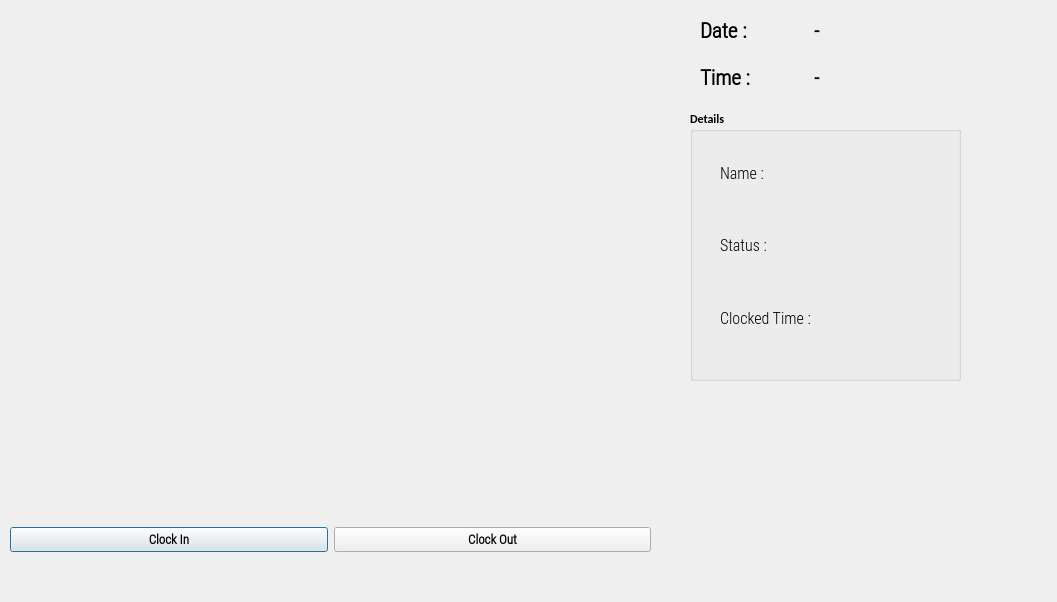
<?xml version="1.0" encoding="UTF-8"?>
<ui version="4.0">
 <class>OutputDialog</class>
 <widget class="QDialog" name="OutputDialog">
  <property name="geometry">
   <rect>
    <x>0</x>
    <y>0</y>
    <width>1057</width>
    <height>602</height>
   </rect>
  </property>
  <property name="minimumSize">
   <size>
    <width>0</width>
    <height>0</height>
   </size>
  </property>
  <property name="maximumSize">
   <size>
    <width>1280</width>
    <height>720</height>
   </size>
  </property>
  <property name="font">
   <font>
    <family>Calibri</family>
    <weight>75</weight>
    <bold>true</bold>
   </font>
  </property>
  <property name="windowTitle">
   <string>Face Recognition Attendance App</string>
  </property>
  <property name="windowIcon">
   <iconset>
    <normaloff>icon.png</normaloff>icon.png</iconset>
  </property>
  <widget class="QLabel" name="imgLabel">
   <property name="geometry">
    <rect>
     <x>30</x>
     <y>10</y>
     <width>640</width>
     <height>480</height>
    </rect>
   </property>
   <property name="minimumSize">
    <size>
     <width>4</width>
     <height>0</height>
    </size>
   </property>
   <property name="maximumSize">
    <size>
     <width>640</width>
     <height>480</height>
    </size>
   </property>
   <property name="text">
    <string/>
   </property>
  </widget>
  <widget class="QWidget" name="horizontalLayoutWidget">
   <property name="geometry">
    <rect>
     <x>10</x>
     <y>500</y>
     <width>641</width>
     <height>80</height>
    </rect>
   </property>
   <layout class="QHBoxLayout" name="horizontalLayout">
    <item>
     <widget class="QPushButton" name="ClockInButton">
      <property name="font">
       <font>
        <family>Roboto Condensed Light</family>
        <pointsize>10</pointsize>
        <weight>75</weight>
        <bold>true</bold>
       </font>
      </property>
      <property name="text">
       <string>Clock In</string>
      </property>
      <property name="checkable">
       <bool>true</bool>
      </property>
     </widget>
    </item>
    <item>
     <widget class="QPushButton" name="ClockOutButton">
      <property name="font">
       <font>
        <family>Roboto Condensed Light</family>
        <pointsize>10</pointsize>
        <weight>75</weight>
        <bold>true</bold>
       </font>
      </property>
      <property name="text">
       <string>Clock Out</string>
      </property>
      <property name="checkable">
       <bool>true</bool>
      </property>
     </widget>
    </item>
   </layout>
  </widget>
  <widget class="QWidget" name="gridLayoutWidget">
   <property name="geometry">
    <rect>
     <x>700</x>
     <y>10</y>
     <width>221</width>
     <height>88</height>
    </rect>
   </property>
   <layout class="QGridLayout" name="gridLayout_2">
    <item row="1" column="0">
     <widget class="QLabel" name="label_2">
      <property name="font">
       <font>
        <family>Roboto Condensed Light</family>
        <pointsize>16</pointsize>
        <weight>75</weight>
        <bold>true</bold>
       </font>
      </property>
      <property name="text">
       <string>Time :</string>
      </property>
     </widget>
    </item>
    <item row="0" column="1">
     <widget class="QLabel" name="Date_Label">
      <property name="font">
       <font>
        <family>Roboto Condensed Light</family>
        <pointsize>15</pointsize>
        <weight>75</weight>
        <bold>true</bold>
       </font>
      </property>
      <property name="text">
       <string>-</string>
      </property>
     </widget>
    </item>
    <item row="0" column="0">
     <widget class="QLabel" name="label">
      <property name="font">
       <font>
        <family>Roboto Condensed Light</family>
        <pointsize>16</pointsize>
        <weight>75</weight>
        <bold>true</bold>
       </font>
      </property>
      <property name="text">
       <string>Date :</string>
      </property>
     </widget>
    </item>
    <item row="1" column="1">
     <widget class="QLabel" name="Time_Label">
      <property name="font">
       <font>
        <family>Roboto Condensed Light</family>
        <pointsize>15</pointsize>
        <weight>75</weight>
        <bold>true</bold>
       </font>
      </property>
      <property name="text">
       <string>-</string>
      </property>
     </widget>
    </item>
   </layout>
  </widget>
  <widget class="QGroupBox" name="groupBox">
   <property name="geometry">
    <rect>
     <x>690</x>
     <y>110</y>
     <width>271</width>
     <height>271</height>
    </rect>
   </property>
   <property name="title">
    <string>Details</string>
   </property>
   <widget class="QWidget" name="verticalLayoutWidget">
    <property name="geometry">
     <rect>
      <x>30</x>
      <y>30</y>
      <width>114</width>
      <height>211</height>
     </rect>
    </property>
    <layout class="QVBoxLayout" name="verticalLayout">
     <item>
      <widget class="QLabel" name="label_3">
       <property name="font">
        <font>
         <family>Roboto Condensed Light</family>
         <pointsize>12</pointsize>
         <weight>50</weight>
         <bold>false</bold>
        </font>
       </property>
       <property name="text">
        <string>Name : </string>
       </property>
      </widget>
     </item>
     <item>
      <widget class="QLabel" name="label_4">
       <property name="font">
        <font>
         <family>Roboto Condensed Light</family>
         <pointsize>12</pointsize>
         <weight>50</weight>
         <bold>false</bold>
        </font>
       </property>
       <property name="text">
        <string>Status :</string>
       </property>
      </widget>
     </item>
     <item>
      <widget class="QLabel" name="label_5">
       <property name="font">
        <font>
         <family>Roboto Condensed Light</family>
         <pointsize>12</pointsize>
         <weight>50</weight>
         <bold>false</bold>
        </font>
       </property>
       <property name="text">
        <string>Clocked Time : </string>
       </property>
      </widget>
     </item>
    </layout>
   </widget>
   <widget class="QWidget" name="verticalLayoutWidget_2">
    <property name="geometry">
     <rect>
      <x>120</x>
      <y>30</y>
      <width>131</width>
      <height>211</height>
     </rect>
    </property>
    <layout class="QVBoxLayout" name="verticalLayout_2">
     <item>
      <widget class="QLabel" name="NameLabel">
       <property name="font">
        <font>
         <family>Roboto Condensed Light</family>
         <pointsize>12</pointsize>
         <weight>50</weight>
         <bold>false</bold>
        </font>
       </property>
       <property name="text">
        <string/>
       </property>
      </widget>
     </item>
     <item>
      <widget class="QLabel" name="StatusLabel">
       <property name="font">
        <font>
         <family>Roboto Condensed Light</family>
         <pointsize>12</pointsize>
         <weight>50</weight>
         <bold>false</bold>
        </font>
       </property>
       <property name="text">
        <string/>
       </property>
      </widget>
     </item>
     <item>
      <layout class="QHBoxLayout" name="horizontalLayout_2">
       <item>
        <widget class="QLabel" name="HoursLabel">
         <property name="font">
          <font>
           <family>Roboto Condensed Light</family>
           <pointsize>12</pointsize>
           <weight>50</weight>
           <bold>false</bold>
          </font>
         </property>
         <property name="text">
          <string/>
         </property>
        </widget>
       </item>
       <item>
        <widget class="QLabel" name="MinLabel">
         <property name="font">
          <font>
           <family>Roboto Condensed Light</family>
           <pointsize>12</pointsize>
           <weight>50</weight>
           <bold>false</bold>
          </font>
         </property>
         <property name="text">
          <string/>
         </property>
        </widget>
       </item>
      </layout>
     </item>
    </layout>
   </widget>
  </widget>
 </widget>
 <resources>
  <include location="resource.qrc"/>
 </resources>
 <connections/>
</ui>
